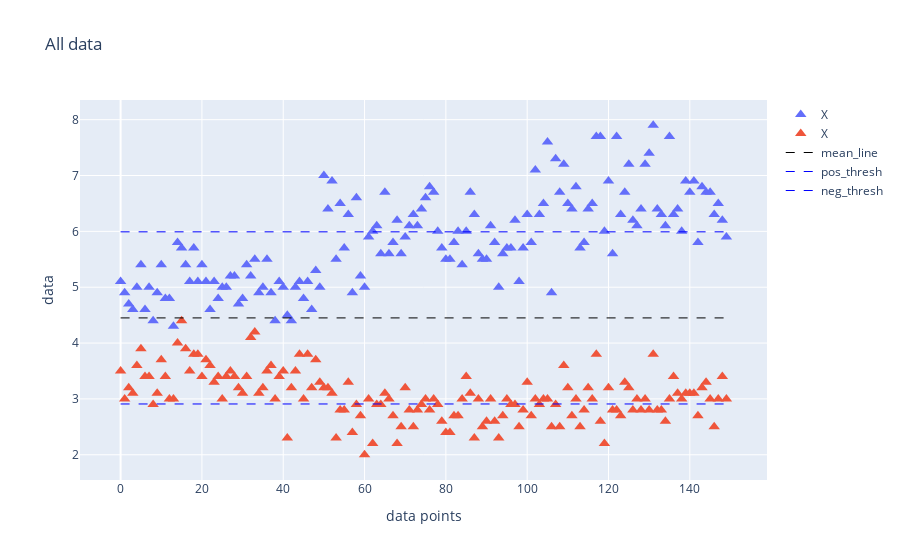

Notebook code for this chart:
### Code cell
label_mean = unsupervised_lab_mean_sig(X, y)

### Figure 1 — Plotly figure (JSON) as saved in the notebook; plotly's stock layout.template omitted (floating-point values rounded to 4 significant figures; data arrays with more than 128 entries replaced by an {"elided": "..."} marker saying what was removed)
{"data": [{"marker": {"line": {"color": "black", "width": 0}, "size": 10, "symbol": 5}, "mode": "markers", "name": "X", "showlegend": true, "type": "scatter", "x": {"elided": "150 int values"}, "y": {"elided": "150 float values"}}, {"marker": {"line": {"color": "black", "width": 0}, "size": 10, "symbol": 5}, "mode": "markers", "name": "X", "showlegend": true, "type": "scatter", "x": {"elided": "150 int values"}, "y": {"elided": "150 float values"}}, {"line": {"color": "black", "dash": "dash", "width": 1}, "name": "mean_line", "showlegend": true, "type": "scatter", "x": {"elided": "150 int values"}, "y": {"elided": "150 float values"}}, {"line": {"color": "blue", "dash": "dash", "width": 1}, "name": "pos_thresh", "showlegend": true, "type": "scatter", "x": {"elided": "150 int values"}, "y": {"elided": "150 float values"}}, {"line": {"color": "blue", "dash": "dash", "width": 1}, "name": "neg_thresh", "showlegend": true, "type": "scatter", "x": {"elided": "150 int values"}, "y": {"elided": "150 float values"}}], "layout": {"title": {"text": "All data"}, "xaxis": {"title": {"text": "data points"}}, "yaxis": {"title": {"text": "data"}}}}
